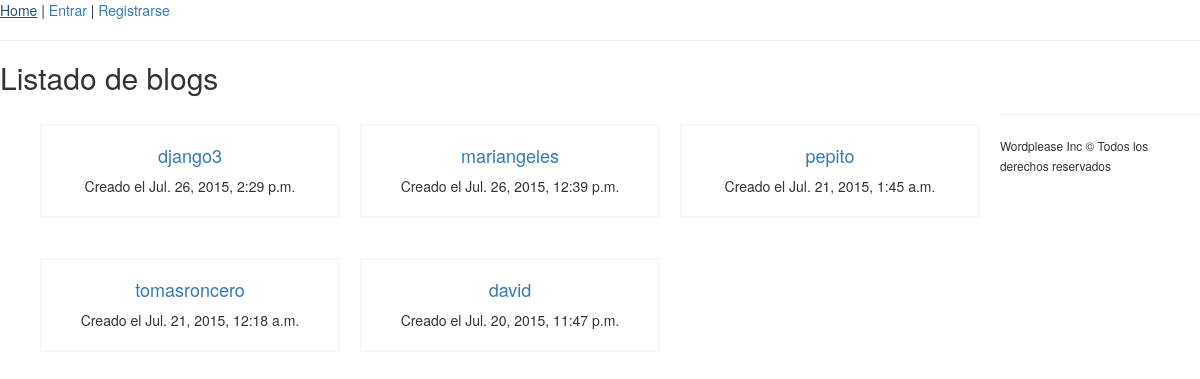
Page /blogs/ on the earlier database version.
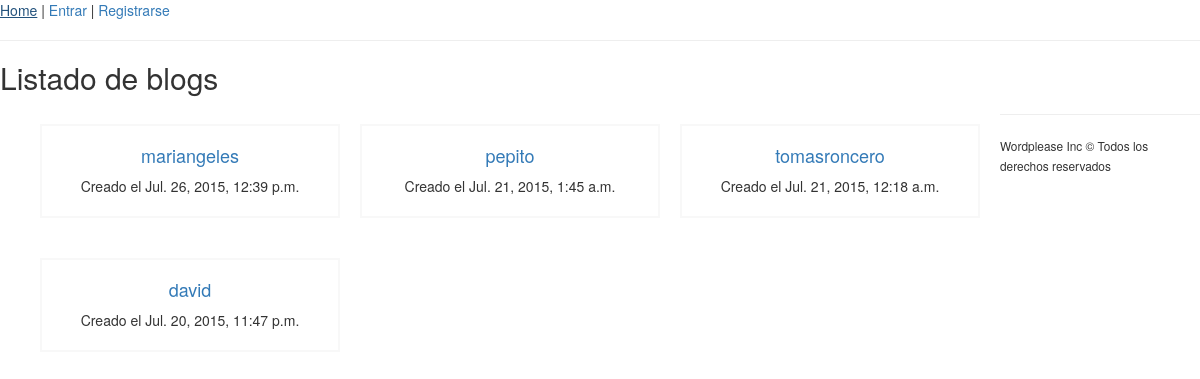
Same page on the later database version.
### blogs/models.py (models this page shows)
class Blog(models.Model):
    owner = models.OneToOneField(User)
    created_at = models.DateTimeField(auto_now_add=True)        # Se guarda al crearse el blog
    def __unicode__(self):
        return self.owner.username

### blogs/views.py (the view)
# urls.py: url(r'^blogs/$', BlogsView.as_view(), name='blog_home'),    # listado de blogs, con vista basada en clase BlogsView
class BlogsView(View):
    def get(self, request):
        blogs = Blog.objects.all().order_by('-created_at')
        context = {
            "blog_list": blogs[:5]
        }
        return render(request, 'blogs/home.html', context)

### blogs/templates/blogs/home.html (shortened to what this page needs)
{% extends 'base.html' %}
{% block section %}
    {% if blog_list|length > 0 %}
        <h2>Listado de blogs</h2>
        <ul class="post-list">
        {% for blog in blog_list %}
            <li>
                <div>
                    <h4><a href="{% url 'blog_posts' blog.owner.username %}">{{ blog }}</a></h4>
                    <p>Creado el {{ blog.created_at}}</p>
                </div>
            </li>
        {% endfor %}
    {% else %}
        ¡Sé el primero en crear un blog!
    {% endif %}
    </ul>
{% endblock %}

Differences in the rows shown:
removed Blog: owner.username "django3", created_at "Jul. 26, 2015, 2:29 p.m."
